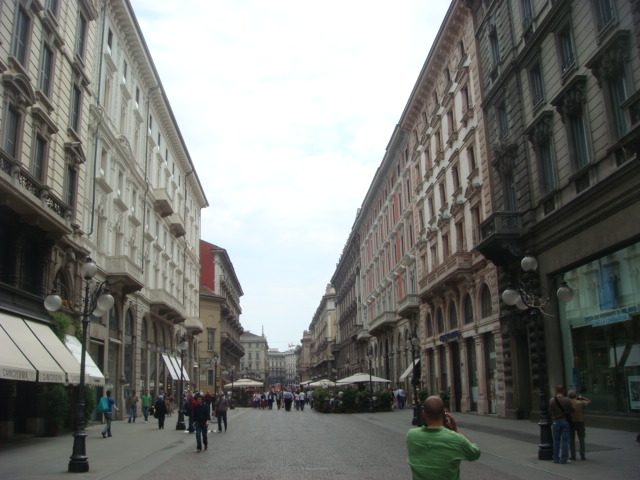
#> input picture dataset/set1/dsc00887.jpg, 640 x 480 px, given in place of the camera
$ python final.py
#> lines starting #> are read from the running program, lines starting #| are printed output that depends on the picture; after the words box and inside, x2 and y2 are one past the last pixel; in counts of white or black regions, pixels touching at a corner belong together
### kalman.py
import numpy as np
import cv2 as cv

class Kalman():
    """
    Based on:
    https://www.bacancytechnology.com/qanda/python/opencv-kalman-filter-with-python
    https://pieriantraining.com/kalman-filter-opencv-python-example/
    """
    def __init__(self, size: int, initial_positions: np.ndarray = None):
#> called with size = 5
        self.size = size
        if initial_positions == None:
            initial_positions = np.zeros((size, 2), np.float32)
        self.kalmans = [cv.KalmanFilter(2, 2) for _ in range(size)]
        for k, (x, y) in zip(self.kalmans, initial_positions):
            k.transitionMatrix = np.array([[1, 0], [0, 1]], np.float32)
            k.measurementMatrix = np.array([[1, 0], [0, 1]], np.float32)
            k.processNoiseCov = np.array([[1, 0], [0, 1]], np.float32) * 0.03
            k.statePre = np.array([x, y], np.float32)
            k.statePost = np.array([x, y], np.float32)

### webcam.py
import cv2 as cv
import numpy as np

class Webcam:
    """
    Classe para captura de imagens da webcam.
    """
    def __init__(self):
        self.webcam = None
        self.__start__()

    def __start__(self):
        self.webcam = cv.VideoCapture(0)

    def __stop__(self):
        self.webcam.release()

    def __del__(self):
        self.__stop__()

    def take_image(self) -> np.ndarray:
        """
        Captura uma imagem da webcam.
        """
        _, image = self.webcam.read()
        return image

### final.py
import os
import cv2 as cv
import numpy as np
import time
import webcam
import kalman
from enum import Enum

# [28 lines left out: functions load_set, load_image, not called in this run]

class FeatureExtractMode(Enum):
    ORB1 = "orb1"
    ORB2 = "orb2"
    HARRIS1 = "harris1"
    HARRIS2 = "harris2"
    SHI_TOMASI1 = "shi-tomasi1"
    SHI_TOMASI2 = "shi-tomasi2"

def extract_features(image: np.ndarray, points_to_track: int = 10, mode: FeatureExtractMode = FeatureExtractMode.ORB1) -> np.ndarray:
    """
    Extrai características de uma imagem.
    """
    corners = []
    if mode == FeatureExtractMode.ORB1:
        gray = cv.cvtColor(image, cv.COLOR_BGR2GRAY)
        kp = cv.ORB_create(nfeatures=points_to_track)
        kp, des = kp.detectAndCompute(gray, None)
        corners = np.array([k.pt for k in kp], dtype=np.float32)
    elif mode == FeatureExtractMode.ORB2:
        gray = cv.cvtColor(image, cv.COLOR_BGR2GRAY)
        kp = cv.ORB_create(nfeatures=points_to_track, scoreType=cv.ORB_FAST_SCORE)
        kp, des = kp.detectAndCompute(gray, None)
        corners = np.array([k.pt for k in kp], dtype=np.float32)
    elif mode == FeatureExtractMode.HARRIS1:
        gray = cv.cvtColor(image, cv.COLOR_BGR2GRAY)
        tracked_points_number = points_to_track
        corners = cv.goodFeaturesToTrack(gray, tracked_points_number, 0.01, 10, useHarrisDetector=True)
        corners = corners.reshape(-1, 2) # Remove [[x, y]] to [x, y]
    elif mode == FeatureExtractMode.HARRIS2:
        gray = cv.cvtColor(image, cv.COLOR_BGR2GRAY)
        tracked_points_number = points_to_track
        corners = cv.goodFeaturesToTrack(gray, tracked_points_number, 0.02, 4, useHarrisDetector=True, k=0.04)
        corners = corners.reshape(-1, 2)
    elif mode == FeatureExtractMode.SHI_TOMASI1:
        gray = cv.cvtColor(image, cv.COLOR_BGR2GRAY)
        tracked_points_number = points_to_track
        corners = cv.goodFeaturesToTrack(gray, tracked_points_number, 0.01, 10, useHarrisDetector=False)
        corners = corners.reshape(-1, 2) # Remove [[x, y]] to [x, y]
    elif mode == FeatureExtractMode.SHI_TOMASI2:
        gray = cv.cvtColor(image, cv.COLOR_BGR2GRAY)
        tracked_points_number = points_to_track
        corners = cv.goodFeaturesToTrack(gray, tracked_points_number, 0.02, 4, useHarrisDetector=False, k=0.04)
        corners = corners.reshape(-1, 2)
    return corners


def draw_features(image: np.ndarray, features: np.ndarray) -> np.ndarray:
    """
    Desenha características em uma imagem.
    """
    for feature in features:
        x, y = feature.ravel()
        center = (int(x), int(y))
        radius = 3
        color = (0, 255, 0)
        cv.circle(image, center, radius, color, -1)
    return image


def take_pair_of_images(webcam: webcam.Webcam, sleeptime: float = 1/60) -> tuple:
    """
    Captura um par de imagens da webcam.
    """
    image1 = webcam_device.take_image()
#> in take_image, image is the input picture: shape (480, 640, 3); mean B, G, R 115.5, 119.4, 118.1
    time.sleep(sleeptime)
    image2 = webcam_device.take_image()
    return image1, image2


def get_movement_tracks(
    image1: np.ndarray, features1: np.ndarray, image2: np.ndarray, features2: np.ndarray, smooth_tracks: bool = True
) -> np.ndarray:
    """
    Rastreia características em uma imagem.
    """

    def smooth_tracks(tracks: np.ndarray) -> np.ndarray:
        """
        Suaviza rastros de características.
        Divide a imagem em segmentos de 16x16 pixels e agrupa os pontos em segmentos.
        Após agrupar os pontos, calcula a média da direção do movimento.
        Recalcula-se a posição dos pontos baseado na média da direção do movimento.
        """
        segment_size_px = 24
        # pseudocode
        # criar lista de segmentos vazia
        # para cada ponto em tracks
        #   segmento = ponto // segment_size_px
        #   adicionar ponto a lista de segmentos[segmento]
        # para cada segmento em lista de segmentos
        #   calcular média da direção do movimento
        #   para cada ponto em segmento
        #       recalcular posição do ponto baseado na média da direção do movimento
        #       adicionar ponto a lista de pontos recalculados
        # retornar lista de pontos recalculados

        segments = {}
        for track in tracks:
            x, y = track.ravel()
            segment_sector_x = int(x // segment_size_px)
            segment_sector_y = int(y // segment_size_px)
            segment = (segment_sector_x, segment_sector_y)
            if segment[0] not in segments:
                segments[segment[0]] = {}
            if segment[1] not in segments[segment[0]]:
                segments[segment[0]][segment[1]] = []
            segments[segment[0]][segment[1]].append(track)
        recalculated_tracks = []
        for segment_x in segments:
            for segment_y in segments[segment_x]:
                segment = segments[segment_x][segment_y]
                mean_direction = np.mean(np.linalg.norm(segment, axis=1))
                for track in segment:
                    x, y = track.ravel()
                    track_nd = np.array([x, y])
                    track_direction = np.linalg.norm([x, y])
                    recalculated_track = track_nd
                    recalculated_tracks.append(recalculated_track)
        return np.array(recalculated_tracks)


    gray1 = cv.cvtColor(image1, cv.COLOR_BGR2GRAY)
    gray2 = cv.cvtColor(image2, cv.COLOR_BGR2GRAY)
    features2, status, error = cv.calcOpticalFlowPyrLK(
        gray1, gray2, features1, features2
    )
    if smooth_tracks:
        return smooth_tracks(features2)
    return features2


def draw_tracks(
    image: np.ndarray, features1: np.ndarray, tracks: np.ndarray
) -> np.ndarray:
    """
    Desenha rastros de características em uma imagem.
    """
    min_speed_color = (255, 0, 0)
    max_speed_color = (0, 0, 255)
    max_speed_value = 100
    for feature, track in zip(features1, tracks):
        start_x, start_y = feature.ravel()
        end_x, end_y = track.ravel()
        speed = np.linalg.norm([end_x - start_x, end_y - start_y])
        color = (
            int(
                (1 - speed / max_speed_value) * min_speed_color[0]
                + speed / max_speed_value * max_speed_color[0]
            ),
            int(
                (1 - speed / max_speed_value) * min_speed_color[1]
                + speed / max_speed_value * max_speed_color[1]
            ),
            int(
                (1 - speed / max_speed_value) * min_speed_color[2]
                + speed / max_speed_value * max_speed_color[2]
            ),
        )
        size = 2
        cv.arrowedLine(
            image, (int(start_x), int(start_y)), (int(end_x), int(end_y)), color, size
        )
    return image


def set_kalman_points(kalman_filter: kalman.Kalman, features: np.ndarray):
    """
    Atualiza os pontos do filtro de Kalman.
    """
    if len(features) != kalman_filter.size:
        if len(features) > kalman_filter.size:
            features = features[:kalman_filter.size]
    for index, point in enumerate(features):
        if index >= kalman_filter.size:
            break
        kf = kalman_filter.kalmans[index]
        x, y = point.ravel()
        if kf.statePre.all() == 0:
            kf.statePre = np.array([x, y], np.float32)
            kf.statePost = np.array([x, y], np.float32)
        kf.correct(np.array([[x], [y]], np.float32))


def predict_kalman_points(kalman_filter: kalman.Kalman) -> np.ndarray:
    """
    Obtém os pontos do filtro de Kalman.
    """
    value = np.zeros((kalman_filter.size, 2), np.float32)
    for index, k in enumerate(kalman_filter.kalmans):
        value[index] = k.predict()
    return value


def draw_kalman_points(image: np.ndarray, kalman: np.ndarray) -> np.ndarray:
    """
    Desenha os pontos do filtro de Kalman em uma imagem.
    """
    for index, point in enumerate(kalman):
        x, y = point.ravel()
        center = (int(x), int(y))
        radius = 5
        color = (255, 0, 255)
        cv.circle(image, center, radius, color, -1)
        cv.putText(
            image,
            f"{index + 1}",
            center,
            cv.FONT_HERSHEY_SIMPLEX,
            0.5,
            (255, 255, 255),
            1,
            cv.LINE_AA,
        )


# [139 lines left out: functions process_set, align_features_to_previous, not called in this run]

if __name__ == "__main__":
    # Point Count
    point_count_list = [2, 5, 10, 20, 50, 100] # define a quantidade de pontos a serem rastreados
    points_to_track_index = 1
    if points_to_track_index >= len(point_count_list): # se a lista terminar, reinicia
        points_to_track_index = 0
    points_to_track = point_count_list[points_to_track_index]

    # Sets
    available_sets = [f for f in os.listdir("dataset") if os.path.isdir(os.path.join("dataset", f))] # define os conjuntos de dados disponíveis
    available_sets.sort()
    set_index = 0
    if set_index >= len(available_sets):
        set_index = 0
    if len(available_sets) == 0:
        set_index = None

    # Detectors
    detectors = [f for f in FeatureExtractMode] # define os detectores de características disponíveis
    detector_index = 0
    detector_mode = detectors[detector_index]
    if detector_index >= len(detectors):
        detector_index = 0


    webcam_device = webcam.Webcam() # inicializa a webcam
    kalman_filter = kalman.Kalman(points_to_track) # inicializa o filtro de Kalman

    show_features = True # define se as características devem ser exibidas
    smooth_tracks = True # define se os rastros devem ser suavizados
    show_tracks = True # define se os rastros devem ser exibidos
    show_kalman = True # define se os pontos do filtro de Kalman devem ser exibidos
    show_hud = True # define se o HUD deve ser exibido
    enable_experimental_feature_ordering = False # define se a ordenação experimental de características deve ser ativada
    experimental_ordering_previous_points = None # define os pontos anteriores para a ordenação experimental

    while True: # loop principal
        image_pair = take_pair_of_images(webcam_device) # captura um par de imagens
        features1 = extract_features(image_pair[0], points_to_track, detector_mode) # extrai características da primeira imagem
#> in extract_features, `kp, des = kp.detectAndCompute(gray, None)`: kp = 5 keypoints; (x, y, size): (242, 294, 31), (241, 294, 37.2), (86, 354, 53.6), (206, 203, 44.6), (241, 290, 64.3)
#> in extract_features, `corners = np.array([k.pt for k in kp], dtype=np.float32)`: corners = [[242, 294], [241.2, 294], [205.9, 203], [86.4, 354.2], [240.5, 290.3]]
#> features1 has the same summary as corners in extract_features
        features2 = extract_features(image_pair[1], points_to_track, detector_mode) # extrai características da segunda imagem
#> features2 has the same summary as corners in extract_features

        if enable_experimental_feature_ordering: # se a ordenação experimental de características estiver ativada
            if experimental_ordering_previous_points is not None: # se houver pontos anteriores
                features1 = align_features_to_previous(experimental_ordering_previous_points, features1) # alinha as características da primeira imagem
                features2 = align_features_to_previous(experimental_ordering_previous_points, features2) # alinha as características da segunda imagem
        set_kalman_points( # atualiza os pontos do filtro de Kalman
            kalman_filter, features1
        )  # update points to kalman filter and get the predicted points
#> the loop in set_kalman_points, `for index, point in enumerate(features):` made 5 passes
        tracked_features = get_movement_tracks(
            image_pair[0], features1, image_pair[1], features2, smooth_tracks
        )
#> in get_movement_tracks, `features2, status, error = cv.calcOpticalFlowPyrLK( gray1, gray2, feat..`: features2 has the same summary as corners in extract_features; status = [1, 1, 1, 1, 1]; error = [0, 0, 0, 0, 0]
#> the loop in smooth_tracks, `for track in tracks:` made 5 passes
#> (x, y, segment_sector_x, segment_sector_y) on passes 1 to 5: (242, 294, 10, 12), (241.2, 294, 10, 12), (205.9, 203, 8, 8), (86.4, 354.2, 3, 14), (240.5, 290.3, 10, 12)
#> after the loop in smooth_tracks, `for track in tracks:`: segments = 3 items
#> the loop in smooth_tracks, `for segment_x in segments:` made 3 passes
#> segment_x on passes 1 to 2: 10, 8
#> after the loop in smooth_tracks, `for segment_x in segments:`: recalculated_tracks = [[242, 294], [241.2, 294], [240.5, 290.3], [205.9, 203], [86.4, 354.2]]
#> tracked_features has the same summary as recalculated_tracks in smooth_tracks
        if enable_experimental_feature_ordering: # se a ordenação experimental de características estiver ativada
            experimental_ordering_previous_points = tracked_features # define os pontos anteriores para a ordenação experimental
        kalman_prediction = predict_kalman_points(kalman_filter) # obtém os pontos do filtro de Kalman
#> in predict_kalman_points, `value = np.zeros((kalman_filter.size, 2), np.float32)`: value = [[0, 0], [0, 0], [0, 0], [0, 0], [0, 0]]
#> after the loop in predict_kalman_points, `for index, k in enumerate(kalman_filter.kalmans):`: value has the same summary as corners in extract_features
#> kalman_prediction has the same summary as corners in extract_features
        shown_image = image_pair[0]

        if show_features: # se as características devem ser exibidas
            shown_image = draw_features(image_pair[0], features1)
#> the loop in draw_features, `for feature in features:` made 5 passes
#> (x, y, center) on passes 2 to 5: (241.2, 294, (241, 294)), (205.9, 203, (205, 203)), (86.4, 354.2, (86, 354)), (240.5, 290.3, (240, 290))
        if show_tracks: # se os rastros devem ser exibidos
            draw_tracks(shown_image, features1, tracked_features)
#> the loop in draw_tracks, `for feature, track in zip(features1, tracks):` made 5 passes
#> (start_x, start_y, end_x, end_y, speed, color) on passes 1 to 5: (242, 294, 242, 294, 0, (255, 0, 0)), (241.2, 294, 241.2, 294, 0, (255, 0, 0)), (205.9, 203, 240.5, 290.3, 93.88, (15, 0, 239)), (86.4, 354.2, 205.9, 203, 192.7, (-236, 0, 491)), (240.5, 290.3, 86.4, 354.2, 166.9, (-170, 0, 425))
#> after the loop in draw_tracks, `for feature, track in zip(features1, tracks):`:
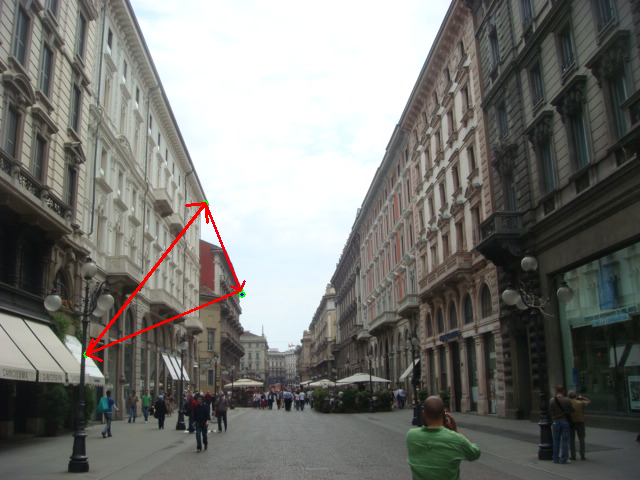
#> image: shape (480, 640, 3); mean B, G, R 114.9, 118.8, 118.7
        if show_kalman: # se os pontos do filtro de Kalman devem ser exibidos
            draw_kalman_points(shown_image, kalman_prediction)
#> the loop in draw_kalman_points, `for index, point in enumerate(kalman):` made 5 passes
#> after the loop in draw_kalman_points, `for index, point in enumerate(kalman):`:
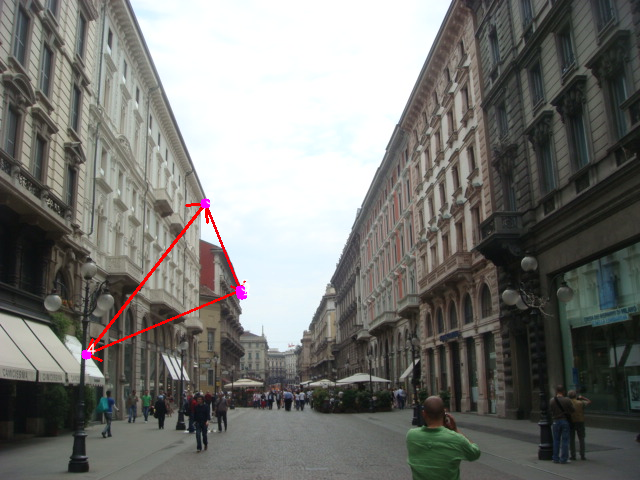
#> image: shape (480, 640, 3); 0.16% of pixels changed, all inside (x1, y1, x2, y2) = (81, 192, 251, 360)
        if show_hud: # se o HUD deve ser exibido
            cv.putText(
                shown_image,
                f"Features (f): {show_features}",
                (10, 20),
                cv.FONT_HERSHEY_SIMPLEX,
                0.5,
                (255, 255, 255),
                1,
                cv.LINE_AA,
            )
            cv.putText(
                shown_image,
                f"Detector (m): {detector_mode.value}",
                (10, 40),
                cv.FONT_HERSHEY_SIMPLEX,
                0.5,
                (255, 255, 200),
                1,
                cv.LINE_AA,
            )
            cv.putText(
                shown_image,
                f"Points to track (c): {points_to_track}",
                (10, 60),
                cv.FONT_HERSHEY_SIMPLEX,
                0.5,
                (255, 200, 255),
                1,
                cv.LINE_AA,
            )
            cv.putText(
                shown_image,
                f"Flow Tracks (t): {show_tracks}",
                (10, 80),
                cv.FONT_HERSHEY_SIMPLEX,
                0.5,
                (255, 255, 255),
                1,
                cv.LINE_AA,
            )
            cv.putText(
                shown_image,
                f"Smooth Flow Tracks (y): {smooth_tracks}",
                (10, 100),
                cv.FONT_HERSHEY_SIMPLEX,
                0.5,
                (255, 255, 255),
                1,
                cv.LINE_AA,
            )
            cv.putText(
                shown_image,
                f"Kalman prediction (k): {show_kalman}",
                (10, 120),
                cv.FONT_HERSHEY_SIMPLEX,
                0.5,
                (255, 255, 255),
                1,
                cv.LINE_AA,
            )
            cv.putText(
                shown_image,
                f"HUD (h): {show_hud}",
                (10, 140),
                cv.FONT_HERSHEY_SIMPLEX,
                0.5,
                (255, 255, 255),
                1,
                cv.LINE_AA,
            )
            cv.putText(
                shown_image,
                f"Press 'q' to quit.",
                (10, 160),
                cv.FONT_HERSHEY_SIMPLEX,
                0.5,
                (255, 255, 255),
                1,
                cv.LINE_AA,
            )
            cv.putText(
                shown_image,
                f"Set selection (s): {set_index + 1}",
                (10, 180),
                cv.FONT_HERSHEY_SIMPLEX,
                0.5,
                (200, 255, 255),
                1,
                cv.LINE_AA,
            )
            cv.putText(
                shown_image,
                f"Process set (p): {available_sets[set_index]}",
                (10, 200),
                cv.FONT_HERSHEY_SIMPLEX,
                0.5,
                (200, 255, 255),
                1,
                cv.LINE_AA,
            )
            cv.putText(
                shown_image,
                f"Experimental Ordering (e): {enable_experimental_feature_ordering}",
                (10, 220),
                cv.FONT_HERSHEY_SIMPLEX,
                0.5,
                (150, 150, 255),
                1,
                cv.LINE_AA,
            )
            cv.putText(
                shown_image,
                f"Livecam Mode",
                (shown_image.shape[1] - 180, 20),
                cv.FONT_HERSHEY_SIMPLEX,
                0.8,
                (255, 255, 255),
                1,
                cv.LINE_AA,
                False,
            )
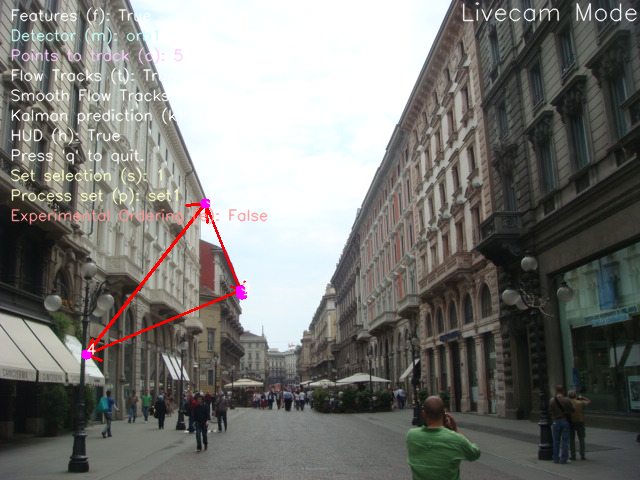
#> shown_image: shape (480, 640, 3); mean B, G, R 116.9, 120.5, 120.9


        cv.imshow("Image", shown_image) # exibe a imagem
        delay = int(1000 / 60)
        key = cv.waitKey(delay)
#> (key e is pressed here)

        if key & 0xFF == ord("f"): # se a tecla 'f' for pressionada
            show_features = not show_features # inverte o estado de exibição das características
        if key & 0xFF == ord("t"): # se a tecla 't' for pressionada
            show_tracks = not show_tracks # inverte o estado de exibição dos rastros
        if key & 0xFF == ord("y"): # se a tecla 'y' for pressionada
            smooth_tracks = not smooth_tracks  # inverte o estado de suavização dos rastros
        if key & 0xFF == ord("k"): # se a tecla 'k' for pressionada
            show_kalman = not show_kalman # inverte o estado de exibição dos pontos do filtro de Kalman
        if key & 0xFF == ord("h"): # se a tecla 'h' for pressionada
            show_hud = not show_hud # inverte o estado de exibição do HUD
        if key & 0xFF == ord("m"): # se a tecla 'm' for pressionada
            detector_index += 1
            if detector_index >= len(detectors):
                detector_index = 0
            detector_mode = detectors[detector_index]
            experimental_ordering_previous_points = None
        if key & 0xFF == ord("c"): # se a tecla 'c' for pressionada
            points_to_track_index += 1
            if points_to_track_index >= len(point_count_list):
                points_to_track_index = 0
            points_to_track = point_count_list[points_to_track_index]
            experimental_ordering_previous_points = None
            kalman_filter = kalman.Kalman(points_to_track)
        if key & 0xFF == ord("s"): # se a tecla 's' for pressionada
            set_index += 1
            if set_index >= len(available_sets):
                set_index = 0
        if key & 0xFF == ord("p"):  # se a tecla 'p' for pressionada
            setname = available_sets[set_index]
            full_image = process_set(setname, points_to_track, detector_mode, smooth_tracks, enable_experimental_feature_ordering)
            cv.imwrite(f"{setname}_processed.png", full_image)
        if key & 0xFF == ord("e"):  # se a tecla 'e' for pressionada
            enable_experimental_feature_ordering = not enable_experimental_feature_ordering
            experimental_ordering_previous_points = None
        if key & 0xFF == ord("q"): # se a tecla 'q' for pressionada
            cv.destroyAllWindows()
            break
    del webcam_device
